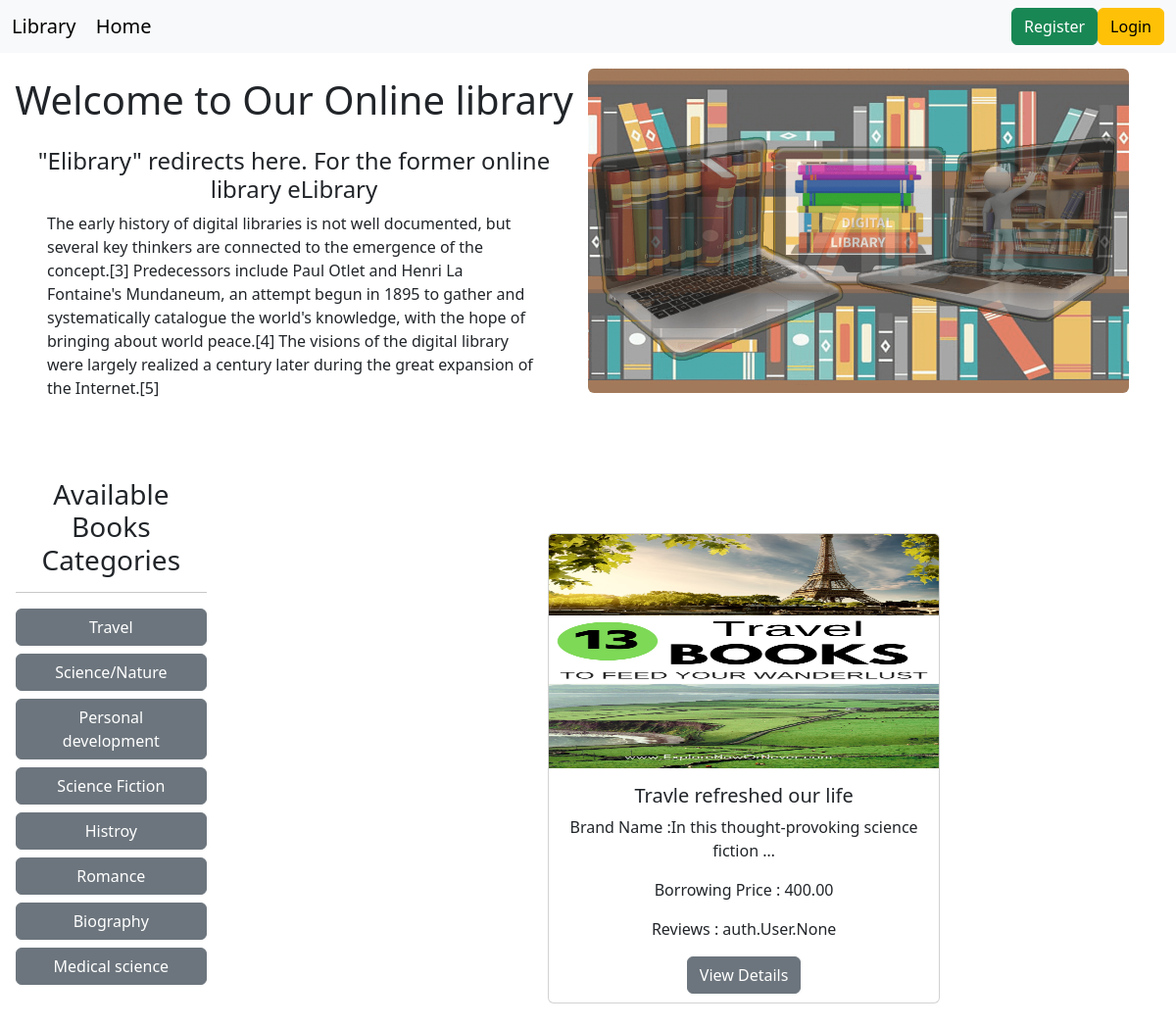
Page /category/travel on the committed database.
### books/models.py (models this page shows, shortened)
class Category(models.Model):
    name = models.CharField(max_length=100)
    slug=models.SlugField(max_length=100, unique=True, null=True,blank=True)

class Book(models.Model):
    title = models.CharField(max_length=100)
    description = models.TextField()
    image = models.ImageField(upload_to='books/media/uploads/',blank=True, null=True)
    borrowing_price = models.DecimalField(max_digits=10, decimal_places=2)
    reviews = models.ManyToManyField(User, through='BookReview')
    category = models.ForeignKey(Category, on_delete=models.CASCADE)

### library_management/views.py (the view)
# urls.py: 2. Add a URL to urlpatterns:  path('', views.home, name='home')
def home(request, category_slug=None):
        books = Book.objects.all()
        if category_slug is not None:
                category=Category.objects.get(slug=category_slug)
                books=Book.objects.filter(category=category)
        allCategory=Category.objects.all()
        return render(request, "home.html",{'books': books, "allCategory":allCategory})

### templates/home.html
{% extends 'base.html' %} {% load static %} {% block content %}
<div class="d-flex flex-warp col-12">
  <div class="col-6">
    <h1 class="text-center my-4">Welcome to Our Online library</h1>
    <h4 class="text-center">
      "Elibrary" redirects here. For the former online library eLibrary
    </h4>
    <p class="px-5">
      The early history of digital libraries is not well documented, but several
      key thinkers are connected to the emergence of the concept.[3]
      Predecessors include Paul Otlet and Henri La Fontaine's Mundaneum, an
      attempt begun in 1895 to gather and systematically catalogue the world's
      knowledge, with the hope of bringing about world peace.[4] The visions of
      the digital library were largely realized a century later during the great
      expansion of the Internet.[5]
    </p>
  </div>
  <div class="col-6 pe-5">
    <img src="{% static 'library.png' %}" class="img-fluid mt-3 rounded" />
  </div>
</div>
<div class="p-3 text-center mt-5">
  <div class="d-flex">
    <div class="col-2">
      <h3>Available Books Categories</h3>
      <hr />
      {% for category in allCategory %}
      <a
        href="{% url 'category_wise_book' category.slug %}"
        class="text-decoration-none btn btn-secondary my-2 d-block"
        >{{category.name}}</a
      >
      {% endfor %}
    </div>
    <div class="d-flex flex-wrap justify-content-center mx-3 mt-5 col-10">
      {% for book in books %}
      <div class="col-sm-6 col-md-6 col-lg-4">
        <div class="card m-2" style="width: 25rem; height: 30rem">
          <img
            src="{{book.image.url}}"
            class="card-img-top img-fluid h-50"
            alt="..."
          />
          <div class="card-body">
            <h5 class="card-title">
              <a
                href="{% url 'book_details' book.id %}"
                class="text-decoration-none text-dark"
                >{{book.title}}</a
              >
            </h5>
            <p>Brand Name :{{book.description |truncatewords:5}}</p>
            <p>Borrowing Price : {{book.borrowing_price}}</p>
            <p>Reviews : {{book.reviews}}</p>
            <a
              href="{% url 'book_details' book.id %}"
              class="text-decoration-none btn btn-secondary"
              >View Details</a
            >
          </div>
        </div>
      </div>
      {% endfor %}
    </div>
  </div>
</div>
{% endblock %}

### rows in the picture
Category: name "Travel"
Category: name "Science/Nature"
Category: name "Personal development"
Category: name "Science Fiction"
Category: name "Histroy"
Category: name "Romance"
Category: name "Biography"
Category: name "Medical science"
Book: image (picture), title "Travle refreshed our life", description "In this thought-provoking science fiction …", borrowing_price "400.00", reviews "auth.User.None"
